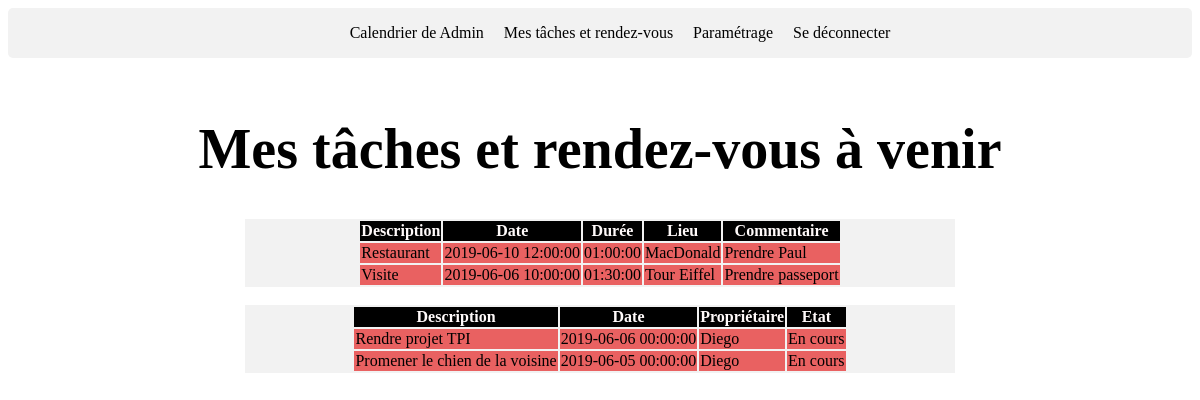
/Code/Index.php?MyTaskMeeting (signed in), run on the app's committed database.
### tables this page shows
CREATE TABLE IF NOT EXISTS `meet` (
  `id` INT NOT NULL AUTO_INCREMENT,
  `description` VARCHAR(100) NOT NULL,
  `hour` DATETIME NOT NULL,
  `term` TIME NOT NULL,
  `place` VARCHAR(40) NOT NULL,
  `comment` VARCHAR(100) NOT NULL,
  `id_Meeting_User` INT NOT NULL,
  PRIMARY KEY (`id`),
  INDEX `id_User_idx` (`id_Meeting_User` ASC) VISIBLE,
  CONSTRAINT `id_Meeting_User`
    FOREIGN KEY (`id_Meeting_User`)
    REFERENCES `user` (`id`)
    ON DELETE NO ACTION
    ON UPDATE NO ACTION);

CREATE TABLE IF NOT EXISTS `task` (
  `id` INT NOT NULL AUTO_INCREMENT,
  `description` VARCHAR(100) NOT NULL,
  `hour` DATETIME NOT NULL,
  `id_Task_User` INT NOT NULL,
  `id_State` INT NOT NULL,
  PRIMARY KEY (`id`),
  INDEX `id_User_idx` (`id_Task_User` ASC) VISIBLE,
  INDEX `id_State_idx` (`id_State` ASC) VISIBLE,
  CONSTRAINT `id_Task_Userr`
    FOREIGN KEY (`id_Task_User`)
    REFERENCES `user` (`id`)
    ON DELETE NO ACTION
    ON UPDATE NO ACTION,
  CONSTRAINT `id_State`
    FOREIGN KEY (`id_State`)
    REFERENCES `state` (`id`)
    ON DELETE NO ACTION
    ON UPDATE NO ACTION);

CREATE TABLE IF NOT EXISTS `user` (
  `id` INT NOT NULL AUTO_INCREMENT,
  `firstName` VARCHAR(30) NOT NULL,
  `lastName` VARCHAR(30) NOT NULL,
  `password` VARCHAR(30) NOT NULL,
  `email` VARCHAR(75) NOT NULL,
  `reminder` TINYINT NOT NULL,
  `termBefore` TIME NOT NULL,
  `id_DisplayMode` INT NOT NULL,
  `displayNumber` INT NOT NULL,
  `isAdmin` TINYINT(1) NOT NULL,
  `isActive` TINYINT(1) NOT NULL,
  PRIMARY KEY (`id`),
  INDEX `id_Role_idx` (`id_DisplayMode` ASC) VISIBLE,
  CONSTRAINT `id_Display`
    FOREIGN KEY (`id_DisplayMode`)
    REFERENCES `displayMode` (`id`)
    ON DELETE NO ACTION
    ON UPDATE NO ACTION);

CREATE TABLE IF NOT EXISTS `state` (
  `id` INT NOT NULL AUTO_INCREMENT,
  `name` VARCHAR(30) NOT NULL,
  PRIMARY KEY (`id`));

### Code/controller/controller.php (called while the page is built, shortened)
<?php
require_once('model/model.php');
function showMyTaskMeeting()
{
    $resultat = showReminderUser();
    $ligne = $resultat->fetch();
    $display = $ligne['displayNumber'];
    $resultatsMeet = ShowAllMeet($display);
    $resultatstask = ShowAllTask($display);
    require "view/view_MyTaskMeeting.php";
}

### Code/model/model.php (called while the page is built, shortened)
<?php
function ConnexionDB()
{
    $connexion = new PDO('mysql:host=localhost; dbname=sanchezd_TPI; charset=utf8','sanchezd_TPI','SanchezTPI2019$');
    $connexion ->setAttribute(PDO::ATTR_ERRMODE, PDO::ERRMODE_EXCEPTION);
    return $connexion;
}
function showReminderUser()
{
    $connexion = ConnexionDB();
    $requete = "SELECT displayNumber from user where id = '".$_SESSION['UserId']."'";
    $resultat = $connexion->query($requete);
    return $resultat;
}
function ShowAllMeet($display)
{
    $connexion = ConnexionDB();
    $requete = "SELECT id, description as Description, hour as Date, term as Durée, place as Lieu, comment as Commentaire, id_Meeting_User
                FROM meet
                where id_Meeting_User = '".$_SESSION['UserId']."'
                order by hour desc
                limit $display;";
    $resultatsMeet = $connexion->query($requete);
    return $resultatsMeet;
}
function ShowAllTask($display)
{
    $connexion = ConnexionDB();
    $requete = "SELECT task.id, description as Description, hour as Date, user.firstName as Propriétaire, state.name as Etat FROM task
                inner join user on task.id_Task_User = user.id
                inner join state on task.id_State = state.id
                where id_Task_User = '".$_SESSION['UserId']."'
                order by hour desc
                limit $display;";
    $resultatstask = $connexion->query($requete);
    return $resultatstask;
}

### Code/view/view_MyTaskMeeting.php (the view)
<?php
require_once('template.php');
?>
<h1>Mes tâches et rendez-vous à venir</h1>
<table class="Table">
    <tr class="TableName">
        <?php
        for ($i = 1; $i < @$resultatsMeet->columnCount()-1; $i++)
        {
            $entete = @$resultatsMeet->getColumnMeta($i);
            echo "<th>" . $entete['name'] . "</th>";
        }
        ?>
    </tr>
    <?php foreach (@$resultatsMeet as $resultat) :
        $date = date("Y-m-d h:i:s");
        if($resultat['Date'] >= $date){?>
        <tr class="TableTR">
            <td><?= mb_strimwidth($resultat['Description'],0,40,"...")?></td>
            <td><?=$resultat['Date'];?></td>
            <td><?=$resultat['Durée'];?></td>
            <td><?=$resultat['Lieu'];?></td>
            <td><?= mb_strimwidth($resultat['Commentaire'],0,40, "...");?></td>
        </tr>
    <?php } endforeach;   ?>
</table><br>
<table class="Table">
    <tr class="TableName">
        <?php
        for ($i = 1; $i < @$resultatstask->columnCount(); $i++)
        {
            $entete = @$resultatstask->getColumnMeta($i);
            echo "<th>" . $entete['name'] . "</th>";
        }
        ?>
    </tr>
    <?php foreach (@$resultatstask as $resultat) :
    $date = date("Y-m-d h:i:s");
    if($resultat['Date'] >= $date){?>
        <tr class="TableTR">
            <td><?=mb_strimwidth($resultat['Description'],0,40,"...")?></td>
            <td><?=$resultat['Date'];?></td>
            <td><?=$resultat['Propriétaire'];?></td>
            <td><?=$resultat['Etat'];?></td>
        </tr>
    <?php  } endforeach;    ?>
</table>

### Code/Index.php (shortened to what this page needs)
<?php
require_once('controller/controller.php');
extract($_POST);
extract($_GET);
try
{
    if(isset($inscription))
    {
        showInscription();
    }
    else if(isset($connexion))
    {
        showConnexion();
    }
    else if(isset($accueilVisiteur))
    {
        session_destroy();
        require('view/view_Home.php');
    }
    else if (isset($SelectedDay))
    {
       showSelectedDay();
    }
    else if(isset($MyTaskMeeting))
    {
        showMyTaskMeeting();
    }
}
catch(Exception $e)
{
    echo 'Erreur: ' . $e->getMessage();
}
?>

### Code/view/template.php (shortened to what this page needs)
<html>
    <head>
        <link rel="stylesheet" type="text/css" href="style/CSS.css">
    </head>
    <header>
        <div class="header">
            <ul>
                <?php if(isset($_SESSION['UserMail']))
                {
                    echo "<a href=\"?calendar\" class='AHeader'>Calendrier de ".@$_SESSION['UserName']."</a>";
                    echo "<a href=\"?MyTaskMeeting\" class='AHeader'>Mes tâches et rendez-vous</a>";
                    echo "<a href=\"?settings\" class='AHeader'>Paramétrage</a>";
                    echo "<a href=\"?connexion\" class='AHeader'>Se déconnecter</a>";
                }
                ?>
            </ul>
        </div>
    </header>
    <body onload="MailReminder()">

### Code/style/CSS.css (style rules this page uses)
h1 { margin-top: 5%; display: flex; justify-content: center; font-size: 56px; font-family:Marker Felt, fantasy; }
a { text-decoration: none; color: black; }
* { box-sizing: border-box; }
.header { display: flex; flex-wrap: wrap; justify-content: center; border-radius: 5px; background-color: #f2f2f2; }
.AHeader { margin-left: 10px; margin-right: 10px; }
.Table { background-color: #f2f2f2; display: flex; justify-content: center; margin-right: 20%; margin-left: 20%; }
.TableName { background-color: black; color: snow; }
.TableTR { background-color: #E96161; }

### data on the page
meet: description "Restaurant", hour "2019-06-10 12:00:00", term "01:00:00", place "MacDonald", comment "Prendre Paul"
meet: description "Visite", hour "2019-06-06 10:00:00", term "01:30:00", place "Tour Eiffel", comment "Prendre passeport"
task: description "Rendre projet TPI", hour "2019-06-06 00:00:00", id_Task_User.firstName "Diego", id_State.name "En cours"
task: description "Promener le chien de la voisine", hour "2019-06-05 00:00:00", id_Task_User.firstName "Diego", id_State.name "En cours"

### other printed values
$entete['name'] "Description"
$entete['name'] "Date"
$entete['name'] "Durée"
$entete['name'] "Lieu"
$entete['name'] "Commentaire"
$entete['name'] "Propriétaire"
$entete['name'] "Etat"
